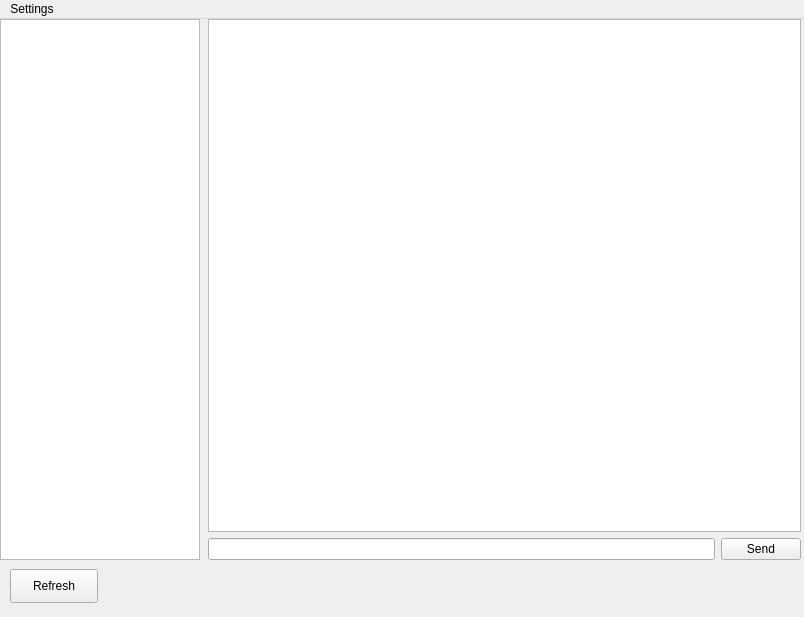
<?xml version="1.0" encoding="UTF-8"?>
<ui version="4.0">
 <class>MainWindow</class>
 <widget class="QMainWindow" name="MainWindow">
  <property name="geometry">
   <rect>
    <x>0</x>
    <y>0</y>
    <width>804</width>
    <height>617</height>
   </rect>
  </property>
  <property name="windowTitle">
   <string>MainWindow</string>
  </property>
  <widget class="QWidget" name="centralwidget">
   <widget class="QWidget" name="horizontalLayoutWidget_2">
    <property name="geometry">
     <rect>
      <x>0</x>
      <y>0</y>
      <width>801</width>
      <height>541</height>
     </rect>
    </property>
    <layout class="QHBoxLayout" name="horizontalLayout_2">
     <item>
      <widget class="QListWidget" name="listWidget">
       <property name="maximumSize">
        <size>
         <width>200</width>
         <height>16777215</height>
        </size>
       </property>
      </widget>
     </item>
     <item>
      <spacer name="horizontalSpacer">
       <property name="orientation">
        <enum>Qt::Horizontal</enum>
       </property>
       <property name="sizeType">
        <enum>QSizePolicy::Minimum</enum>
       </property>
       <property name="sizeHint" stdset="0">
        <size>
         <width>2</width>
         <height>20</height>
        </size>
       </property>
      </spacer>
     </item>
     <item>
      <layout class="QVBoxLayout" name="verticalLayout_3">
       <item>
        <widget class="QTextBrowser" name="textBrowser"/>
       </item>
       <item>
        <layout class="QHBoxLayout" name="horizontalLayout_3">
         <item>
          <widget class="QLineEdit" name="lineEdit"/>
         </item>
         <item>
          <widget class="QPushButton" name="pushButton">
           <property name="text">
            <string>Send</string>
           </property>
          </widget>
         </item>
        </layout>
       </item>
      </layout>
     </item>
    </layout>
   </widget>
   <widget class="QPushButton" name="pushButton_2">
    <property name="geometry">
     <rect>
      <x>10</x>
      <y>550</y>
      <width>88</width>
      <height>34</height>
     </rect>
    </property>
    <property name="text">
     <string>Refresh</string>
    </property>
   </widget>
  </widget>
  <widget class="QMenuBar" name="menubar">
   <property name="geometry">
    <rect>
     <x>0</x>
     <y>0</y>
     <width>804</width>
     <height>30</height>
    </rect>
   </property>
   <widget class="QMenu" name="menuSettings">
    <property name="title">
     <string>Settings</string>
    </property>
    <addaction name="actionServer_Address"/>
   </widget>
   <addaction name="menuSettings"/>
  </widget>
  <action name="actionServer_Address">
   <property name="text">
    <string>Server Address</string>
   </property>
  </action>
 </widget>
 <resources/>
 <connections/>
</ui>
